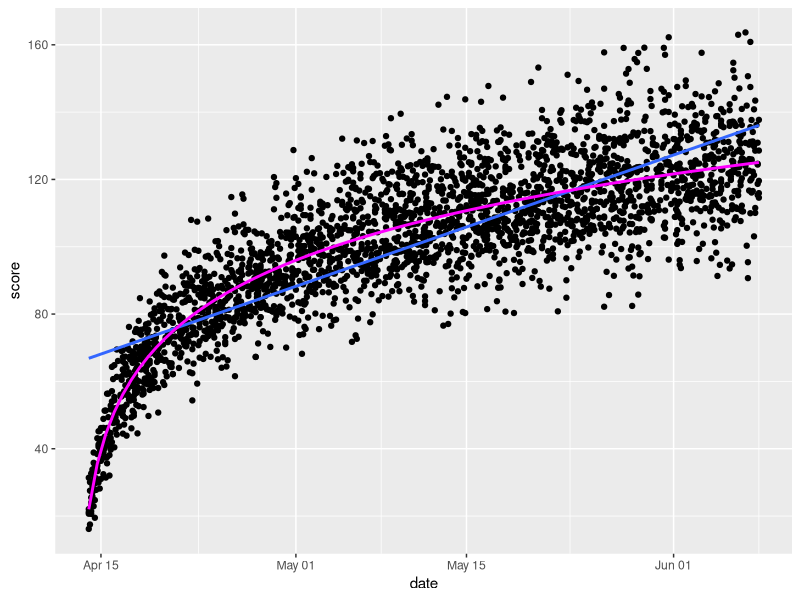

Source code (R): (Note: this script raises an error after producing the figure.)
library(tidyverse)

conduct_sim <- function(n, fixed, vcov, id_name) {
  out <- MASS::mvrnorm(n, fixed, vcov) %>% 
    as_tibble(.name_repair = "unique") %>% 
    setNames(names(fixed))
  
  out[id_name] <- seq_len(n)
  out
}

mat <- matrix(c(25, 5, 
                5, 9),
              byrow = TRUE, 
              ncol = 2)
cov2cor(mat)

stu <- conduct_sim(500, c(int = 22, slope = 25.5), mat, "sid")

sim_log <- stu %>% 
  rowwise() %>% 
  mutate(
    x = list(seq(0, 55, 0.1)),
    sample = list(sample(x, sample(3:8, 1))),
    score = list(
      rnorm(length(sample), int + slope*log(sample + 1), 1.2))) %>% 
  ungroup() %>% 
  unnest(c(sample, score)) %>% 
  mutate(date = lubridate::as_date(sample + 18000)) %>% 
  select(-x, -sample) %>% 
  select(sid, int, slope, date, score)

ggplot(sim_log, aes(date, score)) +
  geom_point()  +
  geom_smooth(method = "lm", se = FALSE) +
  geom_smooth(
    method = "lm", 
    se = FALSE,
    color = "magenta", 
    formula = y ~ log(x - min(x) + 1)
  )

write_csv(sim_log, here::here("data", "curvilinear-sim.csv"))

sim_log <- sim_log %>% 
  mutate(log_date = as.numeric(date),
         log_date = log(log_date - min(log_date) + 1))

ggplot(sim_log, aes(log_date, score)) +
  geom_point()  +
  geom_smooth(method = "lm", se = FALSE) 

# check
library(lme4)
m0 <- lmer(score ~ date + (date|sid), data = sim_log)
m1 <- lmer(score ~ log_date + (log_date|sid), data = sim_log)

summary(m0)
summary(m1)

anova(m0, m1)
